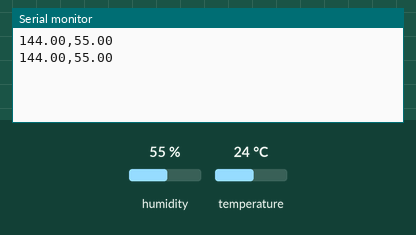
A sketch run on a simulated Arduino Uno, built with avr-gcc and run on an emulated ATmega328P. Parts: the last lines printed to the serial monitor. The inputs (shaded band) are chosen by the test bench; at power-on: humidity 55 %, temperature 24 °C.

Above: at 3.8 s.
3.9 s: humidity set to 22 %
At 6.9 s:
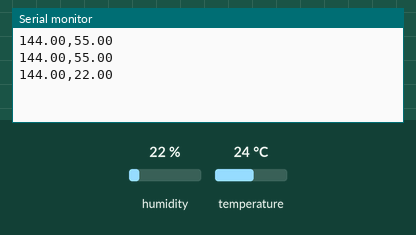
7.8 s: temperature set to 12 °C
At 10.1 s:
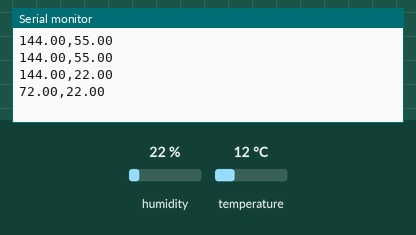
11.7 s: humidity set to 40 %
At 13.3 s:
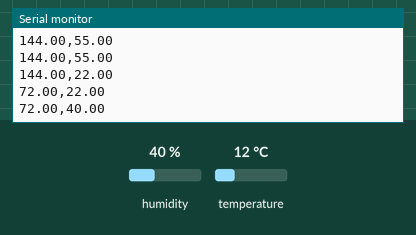
Timing chart, 0 to 14.8 s (numbered marks = the images above; inputs shaded):
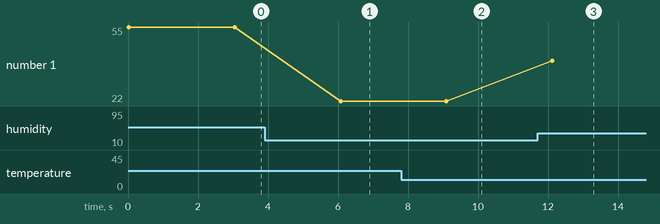

Measured:
- after the input at 3.9 s, the serial monitor: prints a new line after 2.2 s (image 1)
- after the input at 7.8 s, the serial monitor: prints a new line after 1.3 s (image 2)
- after the input at 11.7 s, the serial monitor: prints a new line after 0.42 s (image 3)
- plotted number 1: 55 → 22 after the input at 3.9 s, 22 → 40 after the input at 11.7 s

The sketch:

sketch_may17a.ino
```cpp
#include <DHT.h>
#include <DHT_U.h>

#include <Adafruit_Sensor.h>


 #include <Adafruit_Sensor.h>
#include "DHT.h"

#define DHTPIN A0
#define DHTTYPE DHT11   // DHT 11

DHT dht(DHTPIN, DHTTYPE);

void setup() {
  Serial.begin(9600);


  dht.begin();
}

void loop() {

   float h = dht.readHumidity();

  float t = dht.readTemperature()*6;
  // DETALHE PORQUE TA MULTIPLICANDO POR DOIS
  float f = dht.readTemperature(true);

  float hif = dht.computeHeatIndex(f, h);

  float hic = dht.computeHeatIndex(t, h, false);

//  Serial.print(F("Humidity: "));
  Serial.print(t);
  Serial.print(",");
  Serial.println(h);
 delay(3000);

}
```
